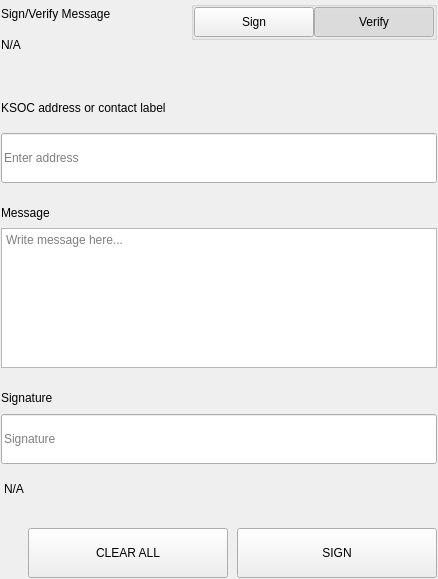
<?xml version="1.0" encoding="UTF-8"?>
<ui version="4.0">
 <class>SettingsSignMessageWidgets</class>
 <widget class="QWidget" name="SettingsSignMessageWidgets">
  <property name="geometry">
   <rect>
    <x>0</x>
    <y>0</y>
    <width>438</width>
    <height>579</height>
   </rect>
  </property>
  <property name="windowTitle">
   <string>Form</string>
  </property>
  <layout class="QVBoxLayout" name="verticalLayout">
   <property name="spacing">
    <number>0</number>
   </property>
   <property name="leftMargin">
    <number>0</number>
   </property>
   <property name="topMargin">
    <number>0</number>
   </property>
   <property name="rightMargin">
    <number>0</number>
   </property>
   <property name="bottomMargin">
    <number>0</number>
   </property>
   <item>
    <widget class="QWidget" name="left" native="true">
     <layout class="QVBoxLayout" name="verticalLayout_3">
      <property name="leftMargin">
       <number>0</number>
      </property>
      <property name="topMargin">
       <number>0</number>
      </property>
      <property name="rightMargin">
       <number>0</number>
      </property>
      <property name="bottomMargin">
       <number>0</number>
      </property>
      <item>
       <widget class="QWidget" name="container_sign" native="true">
        <layout class="QVBoxLayout" name="verticalLayout_2">
         <property name="spacing">
          <number>0</number>
         </property>
         <property name="leftMargin">
          <number>1</number>
         </property>
         <property name="topMargin">
          <number>1</number>
         </property>
         <property name="rightMargin">
          <number>1</number>
         </property>
         <property name="bottomMargin">
          <number>1</number>
         </property>
         <item>
          <layout class="QHBoxLayout" name="horizontalLayout_3" stretch="3,1">
           <property name="spacing">
            <number>40</number>
           </property>
           <item>
            <layout class="QVBoxLayout" name="verticalLayoutTitle">
             <property name="spacing">
              <number>5</number>
             </property>
             <item>
              <widget class="QLabel" name="labelTitle">
               <property name="text">
                <string>Sign/Verify Message</string>
               </property>
              </widget>
             </item>
             <item>
              <widget class="QLabel" name="labelSubtitle1">
               <property name="text">
                <string notr="true">N/A</string>
               </property>
               <property name="wordWrap">
                <bool>true</bool>
               </property>
              </widget>
             </item>
            </layout>
           </item>
           <item alignment="Qt::AlignRight|Qt::AlignTop">
            <widget class="QWidget" name="containerSwitch" native="true">
             <property name="styleSheet">
              <string notr="true">#containerSwitch{
	padding-top:9px;
}</string>
             </property>
             <layout class="QVBoxLayout" name="verticalLayout_6">
              <property name="spacing">
               <number>4</number>
              </property>
              <property name="leftMargin">
               <number>0</number>
              </property>
              <property name="topMargin">
               <number>0</number>
              </property>
              <property name="rightMargin">
               <number>0</number>
              </property>
              <property name="bottomMargin">
               <number>0</number>
              </property>
              <item alignment="Qt::AlignRight">
               <widget class="QGroupBox" name="groupBox">
                <property name="sizePolicy">
                 <sizepolicy hsizetype="Fixed" vsizetype="Preferred">
                  <horstretch>0</horstretch>
                  <verstretch>0</verstretch>
                 </sizepolicy>
                </property>
                <property name="title">
                 <string/>
                </property>
                <property name="alignment">
                 <set>Qt::AlignRight|Qt::AlignTop|Qt::AlignTrailing</set>
                </property>
                <layout class="QHBoxLayout" name="horizontalLayout_4">
                 <property name="spacing">
                  <number>0</number>
                 </property>
                 <property name="leftMargin">
                  <number>0</number>
                 </property>
                 <property name="topMargin">
                  <number>0</number>
                 </property>
                 <property name="rightMargin">
                  <number>0</number>
                 </property>
                 <property name="bottomMargin">
                  <number>0</number>
                 </property>
                 <item>
                  <widget class="QPushButton" name="pushSign">
                   <property name="minimumSize">
                    <size>
                     <width>120</width>
                     <height>30</height>
                    </size>
                   </property>
                   <property name="maximumSize">
                    <size>
                     <width>120</width>
                     <height>30</height>
                    </size>
                   </property>
                   <property name="focusPolicy">
                    <enum>Qt::NoFocus</enum>
                   </property>
                   <property name="text">
                    <string>Sign</string>
                   </property>
                   <property name="checkable">
                    <bool>true</bool>
                   </property>
                   <property name="autoExclusive">
                    <bool>true</bool>
                   </property>
                  </widget>
                 </item>
                 <item>
                  <widget class="QPushButton" name="pushVerify">
                   <property name="minimumSize">
                    <size>
                     <width>120</width>
                     <height>30</height>
                    </size>
                   </property>
                   <property name="maximumSize">
                    <size>
                     <width>120</width>
                     <height>30</height>
                    </size>
                   </property>
                   <property name="focusPolicy">
                    <enum>Qt::NoFocus</enum>
                   </property>
                   <property name="text">
                    <string>Verify</string>
                   </property>
                   <property name="checkable">
                    <bool>true</bool>
                   </property>
                   <property name="checked">
                    <bool>true</bool>
                   </property>
                   <property name="autoExclusive">
                    <bool>true</bool>
                   </property>
                  </widget>
                 </item>
                </layout>
               </widget>
              </item>
              <item alignment="Qt::AlignHCenter|Qt::AlignTop">
               <widget class="QLabel" name="labelSubtitleSwitch">
                <property name="text">
                 <string/>
                </property>
                <property name="alignment">
                 <set>Qt::AlignRight|Qt::AlignTrailing|Qt::AlignVCenter</set>
                </property>
               </widget>
              </item>
             </layout>
            </widget>
           </item>
          </layout>
         </item>
         <item>
          <spacer name="verticalSpacer_2">
           <property name="orientation">
            <enum>Qt::Vertical</enum>
           </property>
           <property name="sizeType">
            <enum>QSizePolicy::Fixed</enum>
           </property>
           <property name="sizeHint" stdset="0">
            <size>
             <width>20</width>
             <height>40</height>
            </size>
           </property>
          </spacer>
         </item>
         <item>
          <widget class="QWidget" name="containerAddress" native="true">
           <property name="sizePolicy">
            <sizepolicy hsizetype="Preferred" vsizetype="Fixed">
             <horstretch>0</horstretch>
             <verstretch>0</verstretch>
            </sizepolicy>
           </property>
           <layout class="QVBoxLayout" name="verticalLayout_5" stretch="0,0">
            <property name="spacing">
             <number>15</number>
            </property>
            <property name="leftMargin">
             <number>0</number>
            </property>
            <property name="topMargin">
             <number>0</number>
            </property>
            <property name="rightMargin">
             <number>0</number>
            </property>
            <property name="bottomMargin">
             <number>0</number>
            </property>
            <item>
             <widget class="QLabel" name="labelSubtitleAddress">
              <property name="minimumSize">
               <size>
                <width>0</width>
                <height>20</height>
               </size>
              </property>
              <property name="maximumSize">
               <size>
                <width>16777215</width>
                <height>20</height>
               </size>
              </property>
              <property name="text">
               <string>KSOC address or contact label</string>
              </property>
             </widget>
            </item>
            <item>
             <widget class="QLineEdit" name="addressIn_SM">
              <property name="minimumSize">
               <size>
                <width>0</width>
                <height>50</height>
               </size>
              </property>
              <property name="maximumSize">
               <size>
                <width>16777215</width>
                <height>50</height>
               </size>
              </property>
              <property name="placeholderText">
               <string>Enter address</string>
              </property>
             </widget>
            </item>
           </layout>
          </widget>
         </item>
         <item>
          <spacer name="verticalSpacer_3">
           <property name="orientation">
            <enum>Qt::Vertical</enum>
           </property>
           <property name="sizeType">
            <enum>QSizePolicy::Fixed</enum>
           </property>
           <property name="sizeHint" stdset="0">
            <size>
             <width>20</width>
             <height>20</height>
            </size>
           </property>
          </spacer>
         </item>
         <item>
          <layout class="QVBoxLayout" name="verticalLayout_9">
           <property name="spacing">
            <number>5</number>
           </property>
           <item>
            <widget class="QLabel" name="labelSubtitleMessage">
             <property name="minimumSize">
              <size>
               <width>0</width>
               <height>20</height>
              </size>
             </property>
             <property name="maximumSize">
              <size>
               <width>16777215</width>
               <height>20</height>
              </size>
             </property>
             <property name="text">
              <string>Message</string>
             </property>
            </widget>
           </item>
           <item>
            <widget class="QPlainTextEdit" name="messageIn_SM">
             <property name="minimumSize">
              <size>
               <width>0</width>
               <height>140</height>
              </size>
             </property>
             <property name="maximumSize">
              <size>
               <width>16777215</width>
               <height>140</height>
              </size>
             </property>
             <property name="placeholderText">
              <string>Write message here...</string>
             </property>
            </widget>
           </item>
          </layout>
         </item>
         <item>
          <spacer name="verticalSpacer_4">
           <property name="orientation">
            <enum>Qt::Vertical</enum>
           </property>
           <property name="sizeType">
            <enum>QSizePolicy::Fixed</enum>
           </property>
           <property name="sizeHint" stdset="0">
            <size>
             <width>20</width>
             <height>20</height>
            </size>
           </property>
          </spacer>
         </item>
         <item>
          <widget class="QWidget" name="widget" native="true">
           <property name="minimumSize">
            <size>
             <width>0</width>
             <height>75</height>
            </size>
           </property>
           <property name="maximumSize">
            <size>
             <width>16777215</width>
             <height>16777215</height>
            </size>
           </property>
           <layout class="QVBoxLayout" name="verticalLayout_4">
            <property name="leftMargin">
             <number>0</number>
            </property>
            <property name="topMargin">
             <number>0</number>
            </property>
            <property name="rightMargin">
             <number>0</number>
            </property>
            <property name="bottomMargin">
             <number>0</number>
            </property>
            <item>
             <widget class="QLabel" name="labelSubtitleSignature">
              <property name="minimumSize">
               <size>
                <width>0</width>
                <height>20</height>
               </size>
              </property>
              <property name="maximumSize">
               <size>
                <width>16777215</width>
                <height>20</height>
               </size>
              </property>
              <property name="text">
               <string>Signature</string>
              </property>
             </widget>
            </item>
            <item>
             <widget class="QLineEdit" name="signatureOut_SM">
              <property name="minimumSize">
               <size>
                <width>0</width>
                <height>50</height>
               </size>
              </property>
              <property name="placeholderText">
               <string>Signature</string>
              </property>
             </widget>
            </item>
           </layout>
          </widget>
         </item>
         <item>
          <widget class="QLabel" name="statusLabel_SM">
           <property name="styleSheet">
            <string notr="true">padding-top:5px;</string>
           </property>
           <property name="text">
            <string notr="true">N/A</string>
           </property>
          </widget>
         </item>
         <item>
          <spacer name="verticalSpacer">
           <property name="orientation">
            <enum>Qt::Vertical</enum>
           </property>
           <property name="sizeType">
            <enum>QSizePolicy::Fixed</enum>
           </property>
           <property name="sizeHint" stdset="0">
            <size>
             <width>20</width>
             <height>20</height>
            </size>
           </property>
          </spacer>
         </item>
         <item>
          <layout class="QHBoxLayout" name="horizontalLayout_7">
           <property name="spacing">
            <number>9</number>
           </property>
           <item>
            <spacer name="horizontalSpacer_5">
             <property name="orientation">
              <enum>Qt::Horizontal</enum>
             </property>
             <property name="sizeType">
              <enum>QSizePolicy::Expanding</enum>
             </property>
             <property name="sizeHint" stdset="0">
              <size>
               <width>40</width>
               <height>20</height>
              </size>
             </property>
            </spacer>
           </item>
           <item>
            <widget class="QPushButton" name="pushButtonClear">
             <property name="minimumSize">
              <size>
               <width>200</width>
               <height>50</height>
              </size>
             </property>
             <property name="focusPolicy">
              <enum>Qt::NoFocus</enum>
             </property>
             <property name="text">
              <string>CLEAR ALL</string>
             </property>
            </widget>
           </item>
           <item>
            <widget class="QPushButton" name="pushButtonSave">
             <property name="minimumSize">
              <size>
               <width>200</width>
               <height>50</height>
              </size>
             </property>
             <property name="maximumSize">
              <size>
               <width>200</width>
               <height>50</height>
              </size>
             </property>
             <property name="focusPolicy">
              <enum>Qt::NoFocus</enum>
             </property>
             <property name="text">
              <string>SIGN</string>
             </property>
            </widget>
           </item>
          </layout>
         </item>
        </layout>
       </widget>
      </item>
     </layout>
    </widget>
   </item>
  </layout>
 </widget>
 <resources/>
 <connections/>
</ui>
